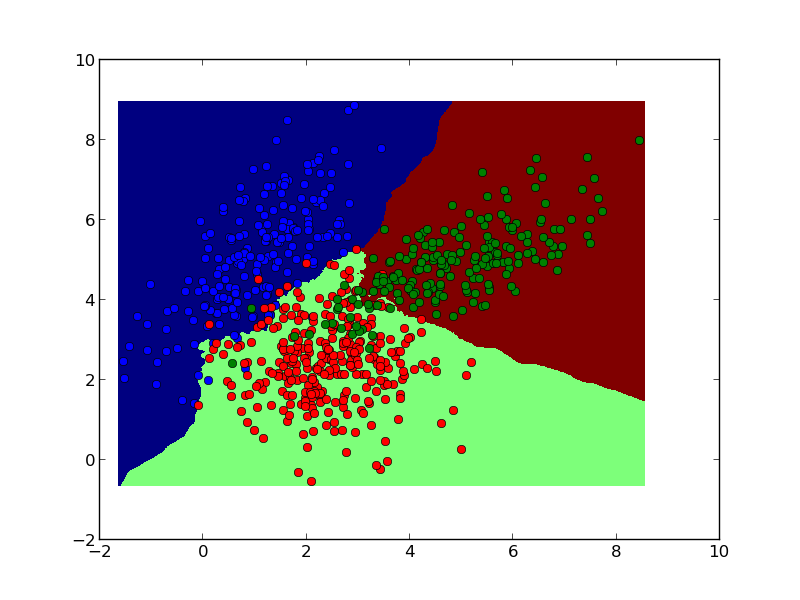

Recreate this plot in Python.
import numpy as np
import matplotlib.pyplot as plt
from sklearn.neighbors import KNeighborsClassifier

x1 = np.genfromtxt("class1.csv", delimiter = ",")
x2 = np.genfromtxt("class2.csv", delimiter = ",")
x3 = np.genfromtxt("class3.csv", delimiter = ",")

y1 = np.zeros(x1.shape[0])
y2 = np.ones(x2.shape[0])
y3 = np.arange(x3.shape[0])
y3.fill(2)

x = np.concatenate((x1, x2, x3), axis = 0)
y = np.concatenate((y1, y2, y3))

xmin, xmax = x[:, 0].min() - 0.1, x[:, 0].max() + 0.1
ymin, ymax = x[:, 1].min() - 0.1, x[:, 1].max() + 0.1

clf = KNeighborsClassifier(n_neighbors = 10)

y_pred = clf.fit(x, y).predict(x)
print "Number of mislabeled points: %d" % (y != y_pred).sum()

xx, yy = np.meshgrid(np.arange(xmin, xmax, 0.01), np.arange(ymin, ymax, 0.01))
xnew = np.c_[xx.ravel(), yy.ravel()]
ynew = clf.fit(x, y).predict(xnew).reshape(xx.shape)

fig = plt.figure(1)
#plt.set_cmap(plt.cm.Paired)
plt.pcolormesh(xx, yy, ynew)
plt.plot(x1[:, 0], x1[:, 1], 'ob', x2[:, 0], x2[:, 1], 'or', x3[:, 0], x3[:, 1], 'og')
plt.savefig("kn_10.png")
